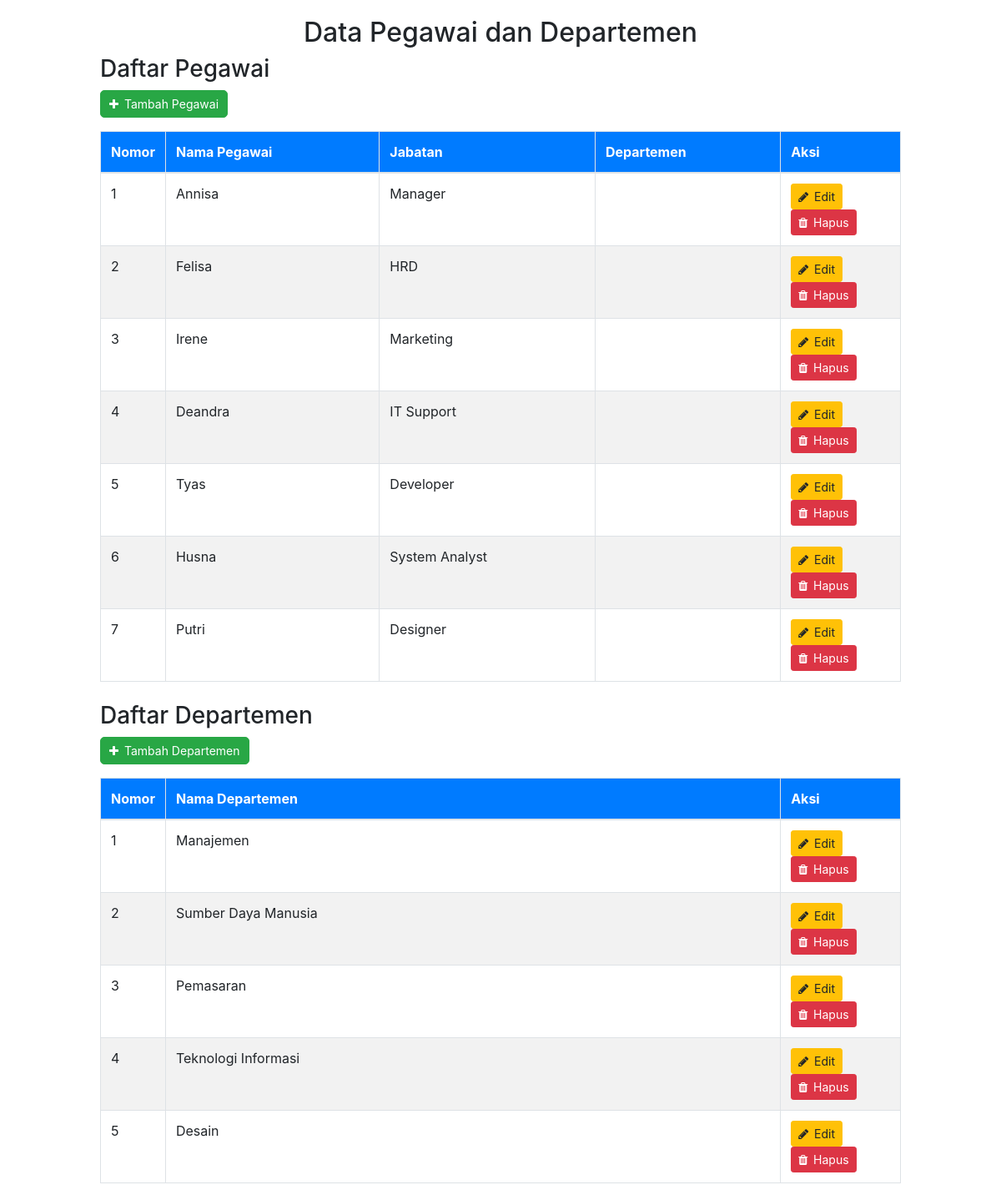
The page / on the database its author committed.
### tables this page shows
CREATE TABLE `pegawai` (
  `id_pegawai` int(11) NOT NULL AUTO_INCREMENT,
  `nama` varchar(100) DEFAULT NULL,
  `jabatan` varchar(100) DEFAULT NULL,
  PRIMARY KEY (`id_pegawai`)
);

CREATE TABLE `departemen` (
  `id_departemen` INT(11) NOT NULL AUTO_INCREMENT,
  `nama_departemen` VARCHAR(100) NOT NULL,
  PRIMARY KEY (`id_departemen`)
);

### index.php (the view, shortened to what this page needs)
<?php include "sqlicon_con.php"; ?>
<!DOCTYPE html>
<html lang="en">
<head>
    <link rel="stylesheet" href="https://stackpath.bootstrapcdn.com/bootstrap/4.5.2/css/bootstrap.min.css">
    <link rel="stylesheet" href="https://maxcdn.bootstrapcdn.com/font-awesome/4.7.0/css/font-awesome.min.css">
</head>
<body>
<div class="wrapper">
    <h2 class="text-center">Data Pegawai dan Departemen</h2>
    <div class="mb-4">
        <h3>Daftar Pegawai</h3>
        <a href="pegawai/create.php" class="btn btn-success btn-sm btn-custom">
            <i class="fa fa-plus"></i> Tambah Pegawai
        </a>
        <table class="table table-bordered mt-3">
            <thead>
                <tr>
                    <th>Nomor</th>
                    <th>Nama Pegawai</th>
                    <th>Jabatan</th>
                    <th>Departemen</th>
                    <th>Aksi</th>
                </tr>
            </thead>
            <tbody>
            <?php
            $query = "SELECT pegawai.id_pegawai, pegawai.nama, pegawai.jabatan,
                             GROUP_CONCAT(departemen.nama_departemen SEPARATOR ', ') as departemen
                      FROM pegawai
                      LEFT JOIN departemen_pegawai ON pegawai.id_pegawai = departemen_pegawai.id_pegawai
                      LEFT JOIN departemen ON departemen_pegawai.id_departemen = departemen.id_departemen
                      GROUP BY pegawai.id_pegawai";
            $result = mysqli_query($conn, $query);
            while ($value = mysqli_fetch_assoc($result)) : ?>
                <tr>
                    <td><?= $value['id_pegawai'] ?></td>
                    <td><?= $value['nama'] ?></td>
                    <td><?= $value['jabatan'] ?></td>
                    <td><?= $value['departemen'] ?></td>
                    <td>
                        <a href="pegawai/update.php?uid=<?= $value['id_pegawai'] ?>" class="btn btn-warning btn-sm">
                            <i class="fa fa-pencil"></i> Edit
                        </a>
                        <a href="pegawai/delete.php?id=<?= $value['id_pegawai'] ?>" class="btn btn-danger btn-sm" onclick="return confirm('Yakin ingin menghapus?')">
                            <i class="fa fa-trash"></i> Hapus
                        </a>
                    </td>
                </tr>
            <?php endwhile; ?>
            </tbody>
        </table>
    </div>
    <div>
        <h3>Daftar Departemen</h3>
        <a href="departemen/create.php" class="btn btn-success btn-sm btn-custom">
            <i class="fa fa-plus"></i> Tambah Departemen
        </a>
        <table class="table table-bordered mt-3">
            <thead>
                <tr>
                    <th>Nomor</th>
                    <th>Nama Departemen</th>
                    <th>Aksi</th>
                </tr>
            </thead>
            <tbody>
            <?php
            $query_dep = "SELECT * FROM departemen";
            $result_dep = mysqli_query($conn, $query_dep);
            while ($dep = mysqli_fetch_assoc($result_dep)) : ?>
                <tr>
                    <td><?= $dep['id_departemen'] ?></td>
                    <td><?= $dep['nama_departemen'] ?></td>
                    <td>
                        <a href="departemen/update.php?uid=<?= $dep['id_departemen'] ?>" class="btn btn-warning btn-sm">
                            <i class="fa fa-pencil"></i> Edit
                        </a>
                        <a href="departemen/delete.php?id=<?= $dep['id_departemen'] ?>" class="btn btn-danger btn-sm" onclick="return confirm('Yakin ingin menghapus?')">
                            <i class="fa fa-trash"></i> Hapus
                        </a>
                    </td>
                </tr>
            <?php endwhile; ?>
            </tbody>
        </table>
    </div>
</div>
</body>
</html>

### index.php (style rules this page uses)
.wrapper { width: 80%; margin: 20px auto; }
table { width: 100%; }
th, td { text-align: left; padding: 10px; }
th { background-color: #007bff; color: white; }
tr:nth-child(even) { background-color: #f2f2f2; }
.btn-custom { padding: 5px 10px; font-size: 14px; border-radius: 5px; }
.btn-sm i { margin-right: 3px; }
.table th:nth-child(1), .table td:nth-child(1) { width: 5%; }
.table th:last-child, .table td:last-child { width: 15%; }

### rows shown on the page
pegawai: id_pegawai "1", nama "Annisa", jabatan "Manager"
pegawai: id_pegawai "2", nama "Felisa", jabatan "HRD"
pegawai: id_pegawai "3", nama "Irene", jabatan "Marketing"
pegawai: id_pegawai "4", nama "Deandra", jabatan "IT Support"
pegawai: id_pegawai "5", nama "Tyas", jabatan "Developer"
pegawai: id_pegawai "6", nama "Husna", jabatan "System Analyst"
pegawai: id_pegawai "7", nama "Putri", jabatan "Designer"
departemen: id_departemen "1", nama_departemen "Manajemen"
departemen: id_departemen "2", nama_departemen "Sumber Daya Manusia"
departemen: id_departemen "3", nama_departemen "Pemasaran"
departemen: id_departemen "4", nama_departemen "Teknologi Informasi"
departemen: id_departemen "5", nama_departemen "Desain"
